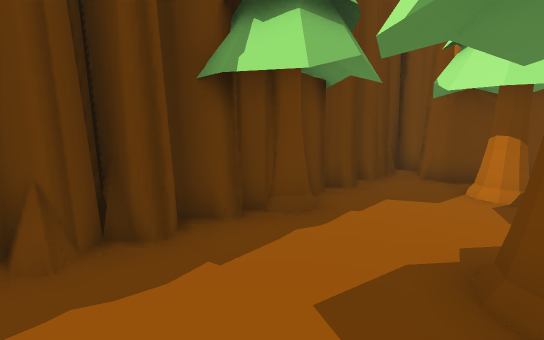
view 1 (above)

17 first-person views from a walk through a 3-D level made in the Unity game engine. The camera is 1.4 m above the floor, tilts 10° down and sees 90° across. The floor is counted in squares, 1 m on a side. Each view is taken from the middle of a square. On the plan, view 1 faces up. The plan holds only what a view shows up to about 13 squares ahead; the rest is blank. The place goes on beyond the plan. Some surface patterns are stand-ins.

view 2
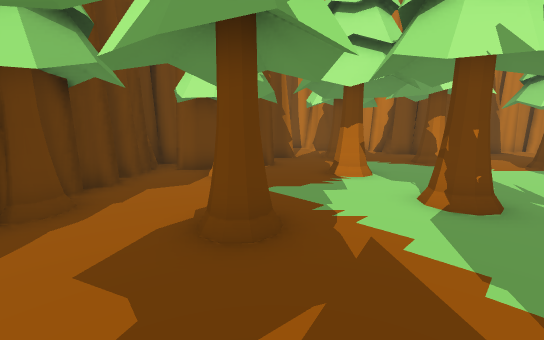

view 3
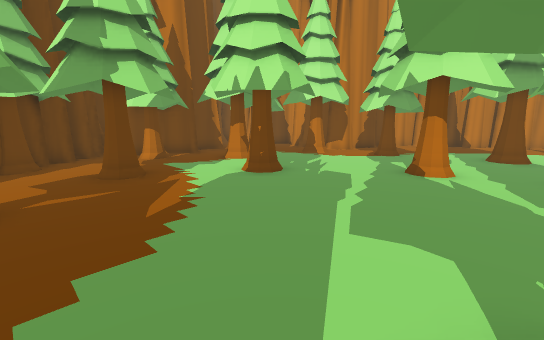

view 4
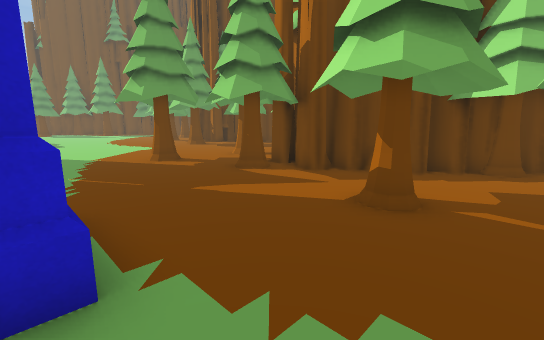

view 5
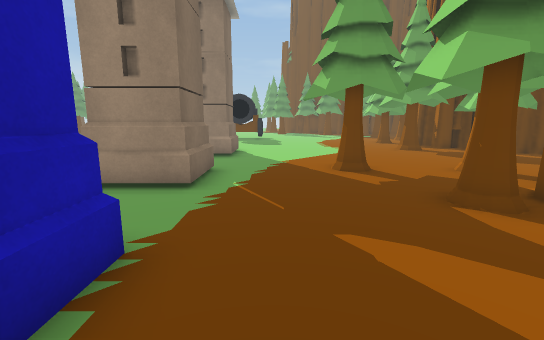

view 6
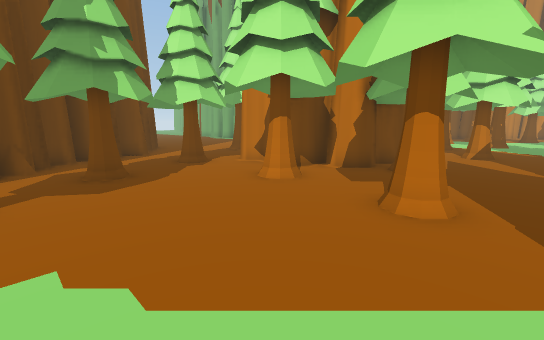

view 7
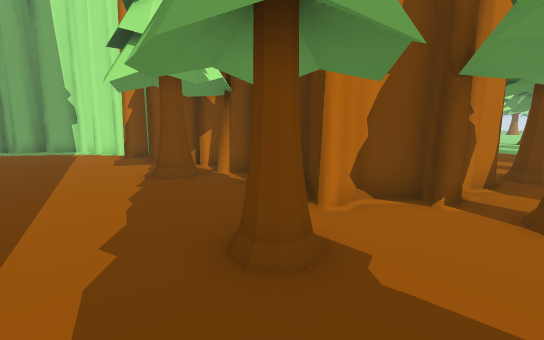

view 8
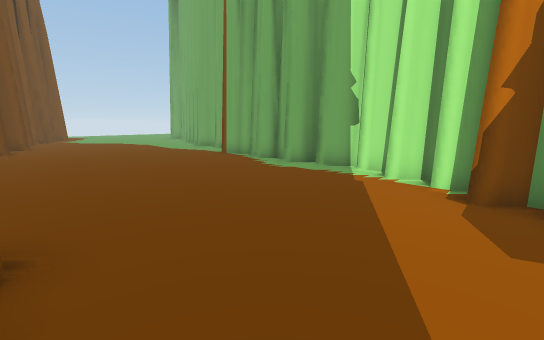

view 9
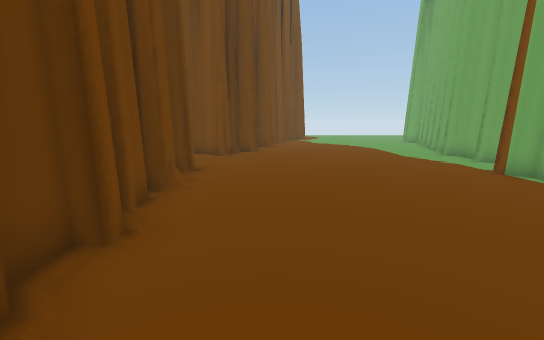

view 10
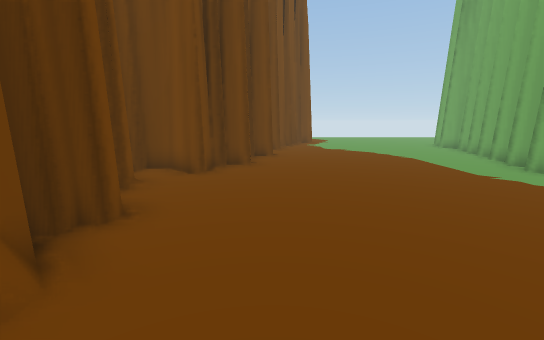

view 11
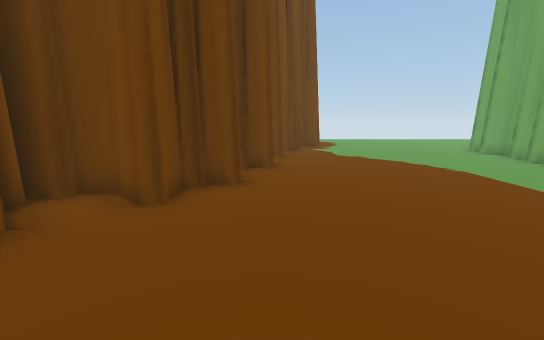

view 12
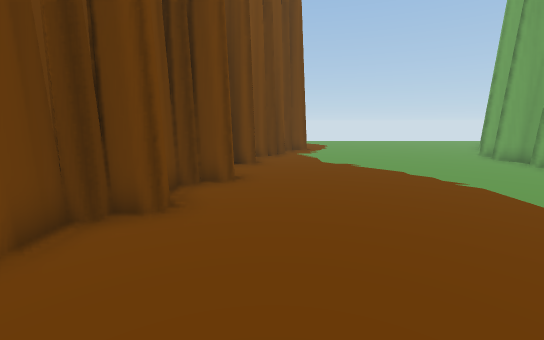

view 13
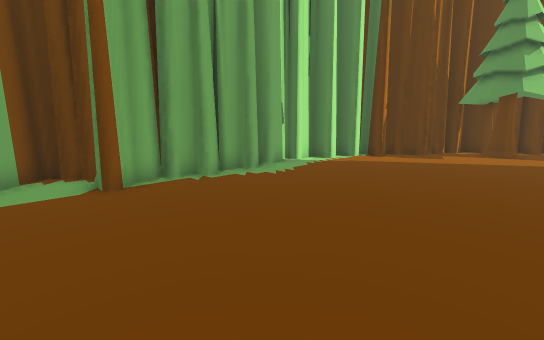

view 14
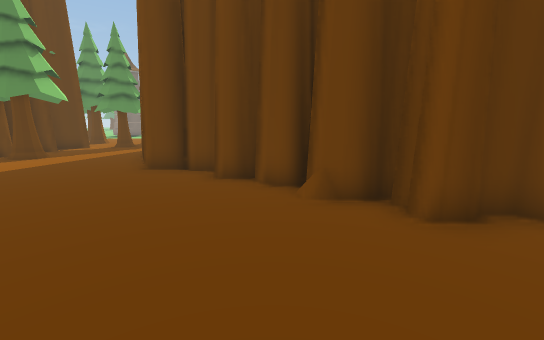

view 15
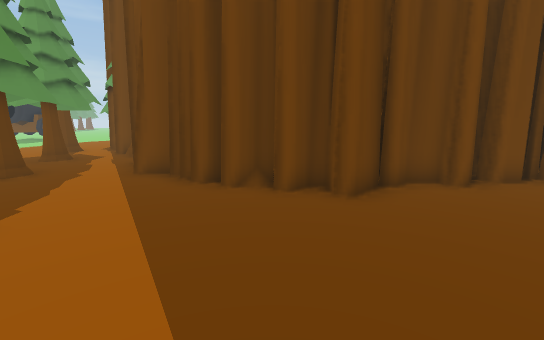

view 16
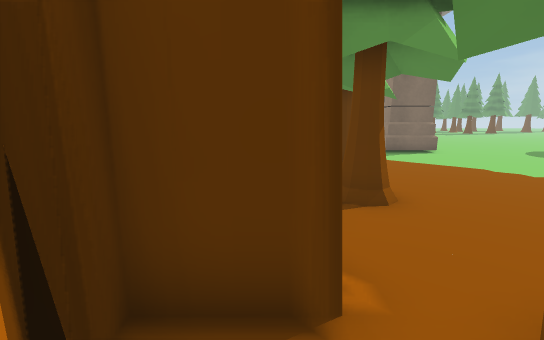

view 17
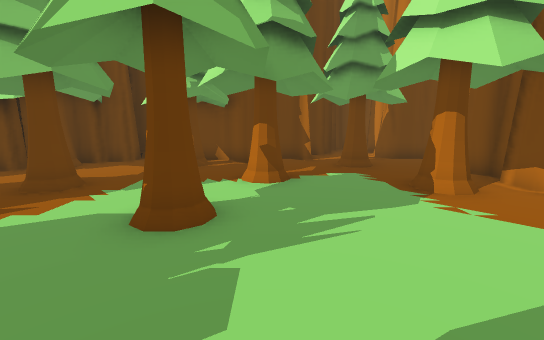

### Floor plan
Key: @ floor where view 1 was taken; # wall or solid block; x gap in a wall; . main floor; : floor 0.25 m higher than the main floor; T tree.
Columns run from 15 left of view 1 to 12 right of it. Each row starts with its distance up from view 1.
 34          #.........#
 33          #.........#
 32          ..........#
 31         ##........##
 30         #.........#
 29         #........##
 28       ###........#
 27      ###.........#
 26      #...........#
 25      #:..........#
 24      #...........#
 23      ##..........#
 22      ##.........##
 21       ##........#
 20       ##.......##
 19       #........##
 18       ##........#
 17        #........#
 16        #........#
 15        #.......##
 14        #.......#
 13       ##......##
 12       ##......##
 11      ##......##
 10   ####....TT##
  9  ##.......TT#           ## #
  8  #.........##          ##..#
  7  #....T..###     ### ###...#
  6 ...T....###   ####.###......
  5 ........##    #T#..TT...TT..
  4 T.......##   ##T............
  3 ......TT.######......TT.....
  2  ........####....TT...T..TTx
  1  ........TT...............T.
  0 ......T..T....T@....TT......
 -1 .....TT....................T
 -2 ............................
 -3 .......................T..
 -4 .......................TT...
 -5 ####..###..#### ...........T
 -6   ##    #.     . T..........

Positions as (right, up) in squares from view 1, and headings:
1: (0, 0), facing up
2: (0, -1), facing up-right
3: (0, -6), facing up-right
4: (1, -5), facing up-left
5: (-1, -3), facing left
6: (-14, -2), facing up-right
7: (-12, 7), facing right
8: (-7, 12), facing up-right
9: (-6, 15), facing up
10: (-6, 19), facing up
11: (-6, 22), facing up
12: (-5, 24), facing up
13: (-6, 24), facing down-right
14: (-4, 24), facing down-left
15: (-2, 14), facing left
16: (-7, 8), facing down
17: (7, -4), facing up
